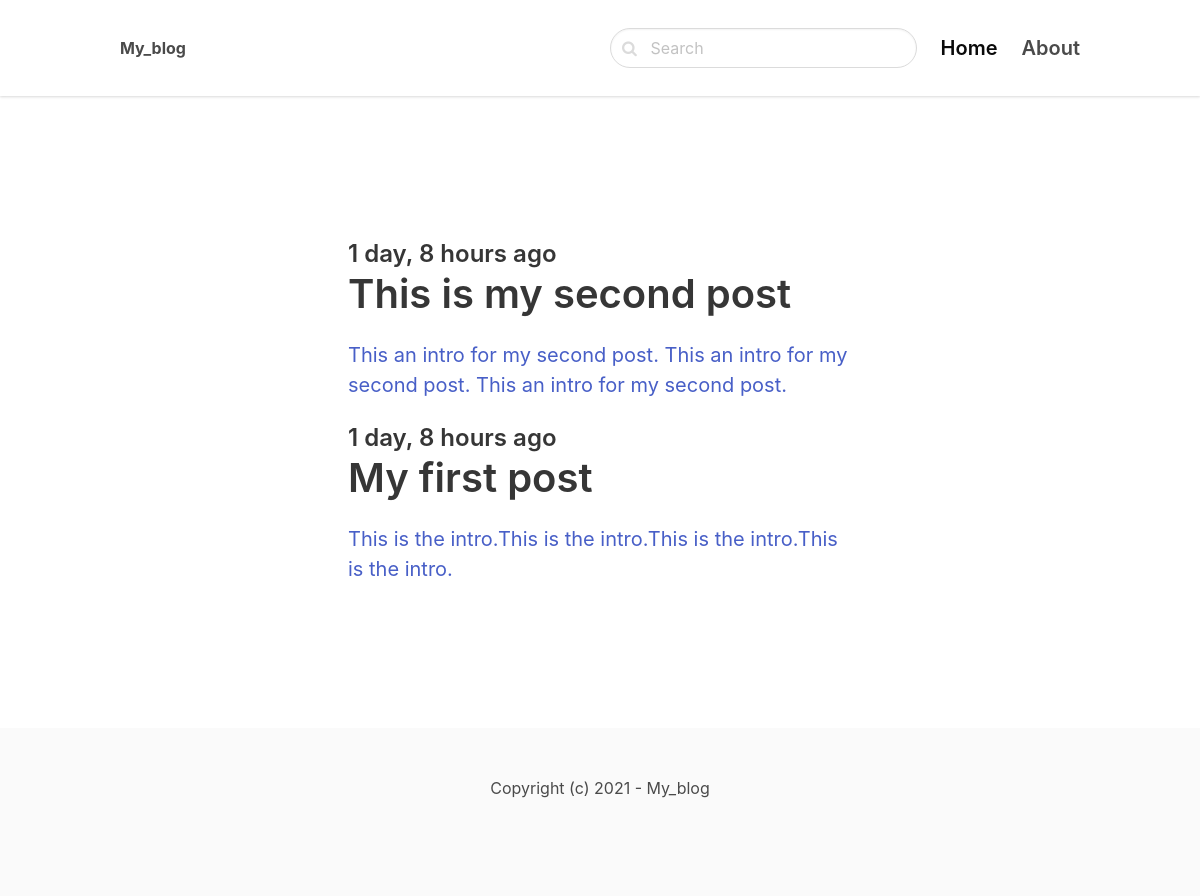
/django/, run on the app's committed database.
### blog/models.py (models this page shows, shortened)
class Post(models.Model):
    ACTIVE = 'active'
    DRAFT = 'draft'
    CHOICES_STATUS = {
        (ACTIVE, 'Active'),
        (DRAFT, 'Draft')
    }
    category = models.ForeignKey(Category, related_name='posts', on_delete=models.CASCADE)
    title = models.CharField(max_length=255)
    slug = models.SlugField()
    intro = models.TextField()
    body = models.TextField()
    created_at = models.DateTimeField(auto_now_add = True)
    status = models.CharField(max_length=10, choices= CHOICES_STATUS, default=ACTIVE)
    image = models.ImageField(upload_to='uploasds/', blank=True, null=True)
    class Meta:
        ordering = ('-created_at',)

### blog/views.py (the view)
# urls.py: path('<slug:slug>/', views.category, name='category_detail')
def category(request, slug):
    category = get_object_or_404(Category, slug=slug)
    posts= category.posts.filter(status=Post.ACTIVE)
    return render(request, 'blog/category.html', {'category': category, 'posts':posts})

### blog/templates/blog/category.html (shortened to what this page needs)
{% extends 'My_blog/base.html'%}
{% block content %}
<section class="hero">
    <div class="hero-body">
        <div class="container">
            <section class="section">
                <div class="columns">
                    <div class="column is-8 is-offset-2">
                        {% for post in posts %}
                        <div class="content is-medium">
                            <a href="{% url 'post_detail' post.category.slug post.slug %} ">
                                <h2 class="subtitle is-4">{{ post.created_at|timesince}} ago</h2>
                                <h1 class="title">{{ post.title }}</h1>
                                <p>{{ post.intro }}</p>
                            </a>
                        </div>
                        {% endfor %}
                    </div>
                </div>
            </section>
        </div>
    </div>
</section>
{% endblock %}

### data on the page
Post: created_at "1 day, 8 hours", title "This is my second post", intro "This an intro for my second post. This an intro for my second post. This an intro for my second post."
Post: created_at "1 day, 8 hours", title "My first post", intro "This is the intro.This is the intro.This is the intro.This is the intro."
